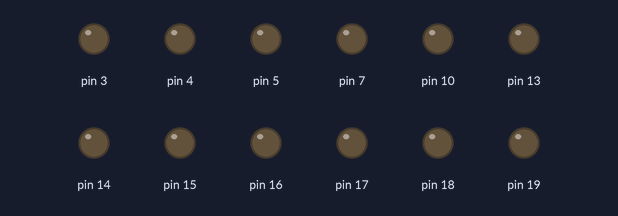
A sketch run on a simulated Arduino Uno, built for the host (arithmetic inside an expression is 32-bit, double 64-bit). Parts: output pins drawn as LEDs (lit = HIGH).

Above: at 0.9 s.
At 16.85 s:
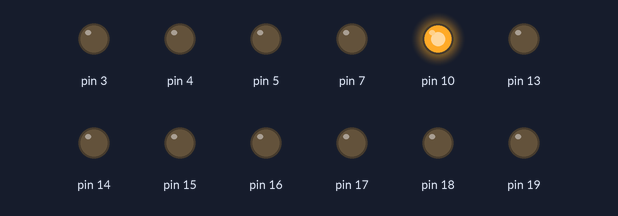
Timing chart, 0 to 17.7 s (numbered marks = the images above):
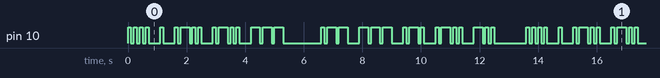

Measured:
- by itself, pin 10: moves between LOW and HIGH, repeating every 13.6 s
- by itself, everything shown: repeats every 13.6 s, in 40 steps

The sketch:

MorseCode.ino
```cpp
#include "Utility.h"
#include "SimonBoardHacking.h"
#include "Morse.h"

void whatToDoOnStartDot()
{
  turn_on_light(upper_left_light);
}

void whatToDoOnEndDot()
{
  turn_off_light(upper_left_light);
}

void whatToDoOnStartDash()
{
  turn_on_light(upper_left_light);
}

void whatToDoOnEndDash()
{
  turn_off_light(upper_left_light);
}

void repeat()
{
  morse("HELLO WORLD");

  wait_this_many_seconds(1);
}
```
